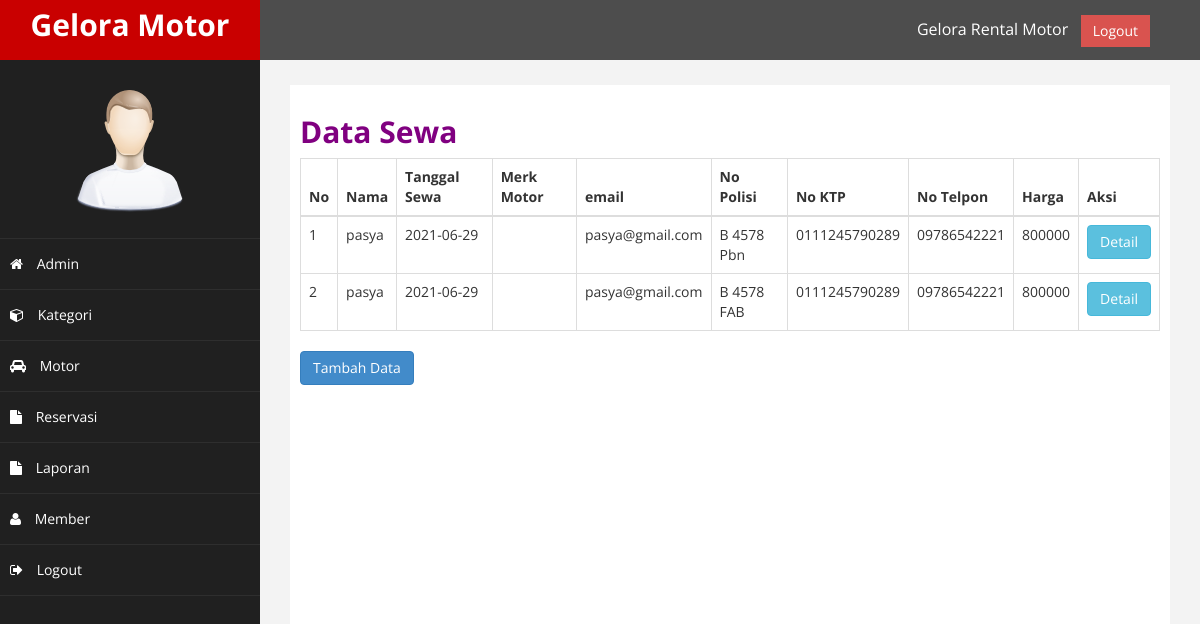
Page /admin/index.php?halaman=pembelian (signed in) on the committed database.
### tables this page shows
CREATE TABLE `pembelian` (
  `id_reservasi` int(11) NOT NULL,
  `id_member` int(11) NOT NULL,
  `Nama` varchar(100) NOT NULL,
  `tanggal_sewa` date NOT NULL,
  `email` varchar(50) NOT NULL,
  `merk_mobil` varchar(50) NOT NULL,
  `No_polisi` varchar(20) NOT NULL,
  `No_ktp` varchar(50) NOT NULL,
  `No_telpon` varchar(20) NOT NULL,
  `harga` varchar(50) NOT NULL
);

CREATE TABLE `pelanggan` (
  `id_member` int(11) NOT NULL,
  `email_member` varchar(100) NOT NULL,
  `password_member` varchar(50) NOT NULL,
  `nama_member` varchar(100) NOT NULL,
  `telepon_member` varchar(20) NOT NULL,
  `alamat_member` text NOT NULL
);

### admin/Reservasi.php (the view)
<h2><b><font color='purple'>Data Sewa</h2></b></clor></font>
<table class="table table-bordered">
	<thead>
		<tr>
			<th>No</th>
			<th>Nama </th>
			<th>Tanggal Sewa</th>
			<th>Merk Motor</th>
			<th>email</th>
			<th>No Polisi</th>
			<th>No KTP</th>
			<th>No Telpon</th>
			<th>Harga</th>
			<th>Aksi</th>
		</tr>
	</thead>
	<tbody>
		<?php $nomor=1; ?>
		<?php $ambil=$koneksi->query("SELECT * FROM pembelian JOIN pelanggan ON pembelian.id_member=pelanggan.id_member"); ?>
		<?php while($pecah = $ambil->fetch_assoc()){ ?>
		<tr>
			<td><?php echo $nomor; ?></td>
			<td><?php echo $pecah['nama_member']; ?></td>
			<td><?php echo $pecah['tanggal_sewa']; ?></td>
			<td><?php echo $pecah['merk_motor']; ?></td>
			<td><?php echo $pecah['email']; ?></td>
			<td><?php echo $pecah['No_polisi']; ?></td>
			<td><?php echo $pecah['No_ktp']; ?></td>
			<td><?php echo $pecah['No_telpon']; ?></td>
			<td><?php echo $pecah['harga']; ?></td>
			<td>
			<a href="index.php?halaman=detail&id=<?php echo $pecah['id_reservasi']; ?>" class="btn btn-info">Detail</a>
			</td>
		</tr>
		<?php $nomor++; ?>
		<?php } ?>
	</tbody>
</table>
<a href="index.php?halaman=tambahpembelian" class="btn btn-primary">Tambah Data</a>

### admin/assets/css/custom.css (style rules this page uses)
body { font-family: 'Open Sans', sans-serif; }
h2 { color: #f00; }

### rows in the picture
pembelian: id_member.nama_member "pasya", tanggal_sewa "2021-06-29", email "pasya@gmail.com", No_polisi "B 4578 Pbn", No_ktp "0111245790289", No_telpon "09786542221", harga "800000"
pembelian: id_member.nama_member "pasya", tanggal_sewa "2021-06-29", email "pasya@gmail.com", No_polisi "B 4578 FAB", No_ktp "0111245790289", No_telpon "09786542221", harga "800000"
